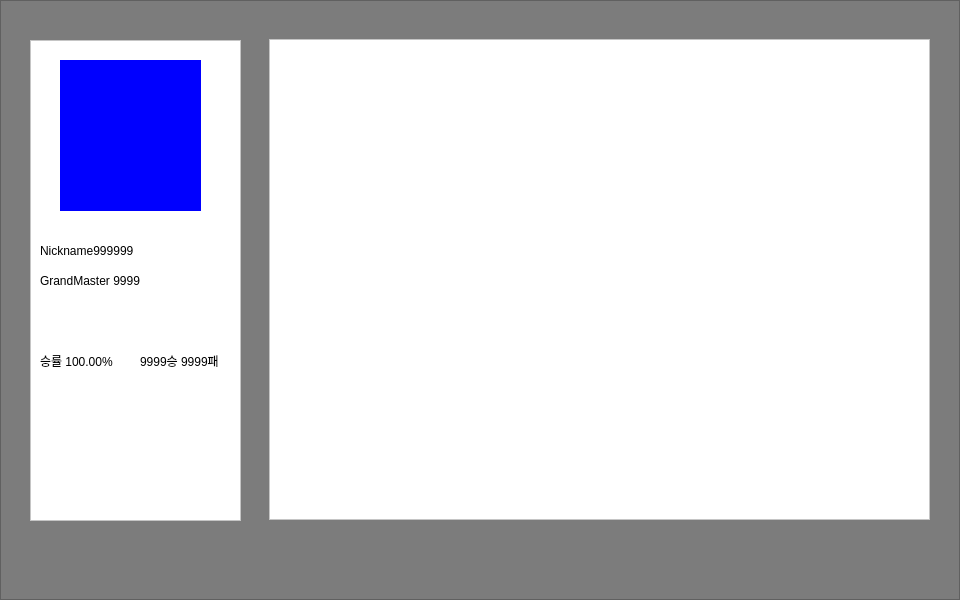
<?xml version="1.0" encoding="UTF-8"?>
<ui version="4.0">
 <class>Frame</class>
 <widget class="QFrame" name="Frame">
  <property name="geometry">
   <rect>
    <x>0</x>
    <y>0</y>
    <width>960</width>
    <height>600</height>
   </rect>
  </property>
  <property name="windowTitle">
   <string>Frame</string>
  </property>
  <widget class="QFrame" name="RecordFrame">
   <property name="geometry">
    <rect>
     <x>0</x>
     <y>0</y>
     <width>960</width>
     <height>600</height>
    </rect>
   </property>
   <property name="styleSheet">
    <string notr="true">background-color: rgb(124, 124, 124);</string>
   </property>
   <property name="frameShape">
    <enum>QFrame::StyledPanel</enum>
   </property>
   <property name="frameShadow">
    <enum>QFrame::Raised</enum>
   </property>
   <widget class="QFrame" name="PlayerInfoFrame">
    <property name="geometry">
     <rect>
      <x>30</x>
      <y>40</y>
      <width>211</width>
      <height>481</height>
     </rect>
    </property>
    <property name="styleSheet">
     <string notr="true">background-color: rgb(255, 255, 255);</string>
    </property>
    <property name="frameShape">
     <enum>QFrame::StyledPanel</enum>
    </property>
    <property name="frameShadow">
     <enum>QFrame::Raised</enum>
    </property>
    <widget class="QLabel" name="Nickname">
     <property name="geometry">
      <rect>
       <x>10</x>
       <y>200</y>
       <width>181</width>
       <height>21</height>
      </rect>
     </property>
     <property name="text">
      <string>Nickname999999</string>
     </property>
    </widget>
    <widget class="QLabel" name="Winlate">
     <property name="geometry">
      <rect>
       <x>10</x>
       <y>310</y>
       <width>81</width>
       <height>21</height>
      </rect>
     </property>
     <property name="text">
      <string>승률 100.00%</string>
     </property>
    </widget>
    <widget class="QLabel" name="WinLose">
     <property name="geometry">
      <rect>
       <x>110</x>
       <y>310</y>
       <width>81</width>
       <height>21</height>
      </rect>
     </property>
     <property name="text">
      <string>9999승 9999패</string>
     </property>
    </widget>
    <widget class="QLabel" name="PlayerMMR">
     <property name="geometry">
      <rect>
       <x>10</x>
       <y>230</y>
       <width>181</width>
       <height>21</height>
      </rect>
     </property>
     <property name="text">
      <string>GrandMaster 9999</string>
     </property>
    </widget>
    <widget class="QLabel" name="PlayerImg">
     <property name="geometry">
      <rect>
       <x>30</x>
       <y>20</y>
       <width>141</width>
       <height>151</height>
      </rect>
     </property>
     <property name="sizePolicy">
      <sizepolicy hsizetype="Ignored" vsizetype="Ignored">
       <horstretch>0</horstretch>
       <verstretch>0</verstretch>
      </sizepolicy>
     </property>
     <property name="styleSheet">
      <string notr="true">background-color: rgb(0, 0, 255);</string>
     </property>
     <property name="text">
      <string>&lt;html&gt;&lt;head/&gt;&lt;body&gt;&lt;p&gt;&lt;img src=&quot;:/Champ/Yuumi.webp&quot;/&gt;&lt;/p&gt;&lt;/body&gt;&lt;/html&gt;</string>
     </property>
     <property name="scaledContents">
      <bool>true</bool>
     </property>
    </widget>
   </widget>
   <widget class="QFrame" name="MatchesFrame">
    <property name="geometry">
     <rect>
      <x>269</x>
      <y>39</y>
      <width>661</width>
      <height>481</height>
     </rect>
    </property>
    <property name="styleSheet">
     <string notr="true">background-color: rgb(255, 255, 255);</string>
    </property>
    <property name="frameShape">
     <enum>QFrame::StyledPanel</enum>
    </property>
    <property name="frameShadow">
     <enum>QFrame::Raised</enum>
    </property>
    <widget class="QWidget" name="verticalLayoutWidget_2">
     <property name="geometry">
      <rect>
       <x>10</x>
       <y>10</y>
       <width>641</width>
       <height>461</height>
      </rect>
     </property>
     <layout class="QVBoxLayout" name="MatchesLayout"/>
    </widget>
   </widget>
  </widget>
 </widget>
 <resources/>
 <connections/>
</ui>
